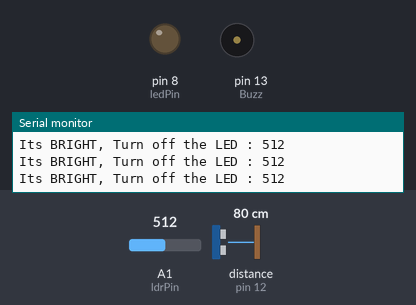
A sketch run on a simulated Arduino Uno, built with avr-gcc and run on an emulated ATmega328P. Parts: output pins drawn as LEDs (lit = HIGH), buzzer (waves = sounding, pin HIGH), the last lines printed to the serial monitor. Wiring (inferred from the names in the program): ultrasonic range finder: trigger pin 11; echo pin 12. Inputs (shaded band) come from the test bench; at power-on: distance to the obstacle (sensor on pin 12) 80 cm, A1 (ldrPin) = 512. The echo pulse lasts 58.3 µs per cm; pins used as bus, display or sensor lines are not drawn.

Above: at 1.2 s.
1.3 s: distance to the obstacle (sensor on pin 12) set to 54 cm
4.3 s: distance to the obstacle (sensor on pin 12) set to 47 cm
At 4.54 s:
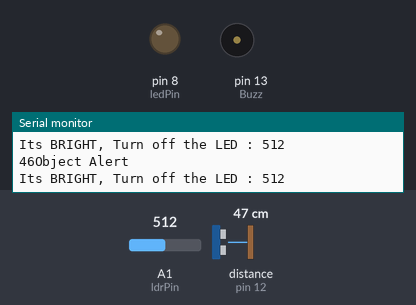
7.3 s: A1 (ldrPin) set to 210
10.3 s: A1 (ldrPin) set to 186
At 10.81 s:
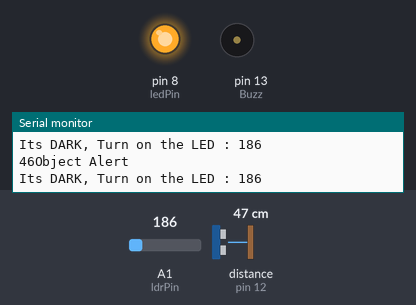
13.3 s: distance to the obstacle (sensor on pin 12) set to 2 cm
At 13.82 s:
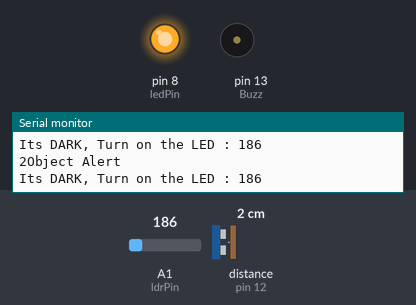
16.3 s: distance to the obstacle (sensor on pin 12) set to 60 cm
At 17.0 s:
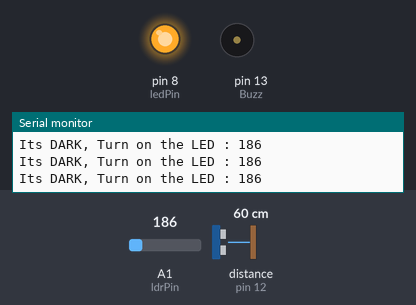
Timing chart, 0 to 18.8 s (numbered marks = the images above; inputs shaded):
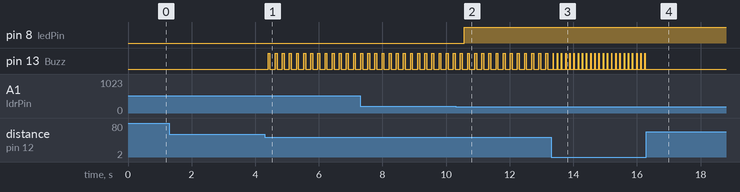

Measured:
- the behaviour switches between 51 and 50 cm on distance to the obstacle (sensor on pin 12) (found by bisection; images 0 and 1)
- the behaviour switches between 201 and 200 on A1 (ldrPin) (found by bisection; images 1 and 2)
- after the input at 4.3 s, pin 13 (Buzz): alternates HIGH for 0.06 s and LOW for 0.16 s, starting after 0.10 s
- after the input at 10.3 s, pin 8 (ledPin): LOW → HIGH after 0.27 s
- after the input at 13.3 s, pin 13 (Buzz): alternates HIGH for 0.02 s and LOW for 0.12 s, starting after 0.08 s
- after the input at 16.3 s, pin 13 (Buzz): stops changing and stays LOW

The sketch:

blind.ino
```cpp
int trigPin = 11;    // Trigger
int echoPin = 12;    // Echo
long duration;
int dist;
int Buzz=13;
int ledPin = 8;
int ldrPin = A1;

void setup() {
  //Serial Port begin
  Serial.begin (9600);
  //Define inputs and outputs
  pinMode(trigPin, OUTPUT);
  pinMode(echoPin, INPUT);
  pinMode(Buzz,OUTPUT);
  digitalWrite(Buzz,LOW);
  pinMode(ledPin, OUTPUT);
  pinMode(ldrPin, INPUT);
}

void loop()
{
  int ldrStatus = analogRead(ldrPin);
  digitalWrite(trigPin, LOW);
  delayMicroseconds(5);
  digitalWrite(trigPin, HIGH);
  delayMicroseconds(10);
  digitalWrite(trigPin, LOW);
  pinMode(echoPin, INPUT);
  duration = pulseIn(echoPin, HIGH);
  dist = (duration/2) / 29.1;
  if (dist<50 && dist>25)
{
  Serial.print(dist); Serial.println("Object Alert");
  digitalWrite(Buzz,HIGH);
    delay(60);
  digitalWrite(Buzz,LOW);
    delay(60);
}
if(dist<25 && dist>15)
{
  Serial.print(dist); Serial.println("Object Alert");
  digitalWrite(Buzz,HIGH);
    delay(40);
  digitalWrite(Buzz,LOW);
    delay(40);
}
  if(dist<15)
{
  Serial.print(dist); Serial.println("Object Alert");
  digitalWrite(Buzz,HIGH);
    delay(15);
  digitalWrite(Buzz,LOW);
    delay(15);
}
if (ldrStatus <= 200) {

digitalWrite(ledPin, HIGH);

Serial.print("Its DARK, Turn on the LED : ");

Serial.println(ldrStatus);

}
else {

digitalWrite(ledPin, LOW);

Serial.print("Its BRIGHT, Turn off the LED : ");

Serial.println(ldrStatus);

}

  delay(100);
  }
```
